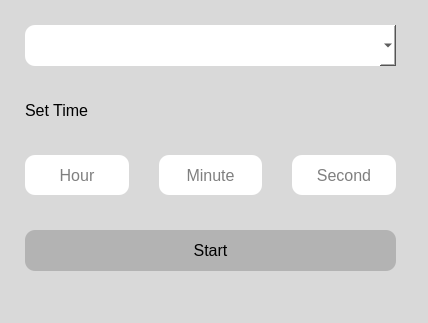
<?xml version="1.0" encoding="UTF-8"?>
<ui version="4.0">
 <class>MainWindow</class>
 <widget class="QMainWindow" name="MainWindow">
  <property name="geometry">
   <rect>
    <x>0</x>
    <y>0</y>
    <width>428</width>
    <height>323</height>
   </rect>
  </property>
  <property name="windowTitle">
   <string>MainWindow</string>
  </property>
  <property name="styleSheet">
   <string notr="true">background-color: rgb(217, 217, 217);</string>
  </property>
  <widget class="QWidget" name="centralwidget">
   <widget class="QWidget" name="layoutWidget">
    <property name="geometry">
     <rect>
      <x>10</x>
      <y>10</y>
      <width>401</width>
      <height>261</height>
     </rect>
    </property>
    <layout class="QVBoxLayout" name="verticalLayout" stretch="0,0,0,0">
     <property name="spacing">
      <number>35</number>
     </property>
     <property name="sizeConstraint">
      <enum>QLayout::SetDefaultConstraint</enum>
     </property>
     <property name="leftMargin">
      <number>15</number>
     </property>
     <property name="topMargin">
      <number>15</number>
     </property>
     <property name="rightMargin">
      <number>15</number>
     </property>
     <property name="bottomMargin">
      <number>0</number>
     </property>
     <item>
      <widget class="QComboBox" name="cbSelecter">
       <property name="sizePolicy">
        <sizepolicy hsizetype="Preferred" vsizetype="Expanding">
         <horstretch>0</horstretch>
         <verstretch>0</verstretch>
        </sizepolicy>
       </property>
       <property name="font">
        <font>
         <family>Arial</family>
         <pointsize>12</pointsize>
        </font>
       </property>
       <property name="autoFillBackground">
        <bool>false</bool>
       </property>
       <property name="styleSheet">
        <string notr="true">background-color: rgb(255, 255, 255);
border-radius: 10px;
</string>
       </property>
      </widget>
     </item>
     <item>
      <widget class="QLabel" name="lblSetTime">
       <property name="font">
        <font>
         <family>Arial</family>
         <pointsize>12</pointsize>
         <weight>50</weight>
         <bold>false</bold>
         <kerning>true</kerning>
        </font>
       </property>
       <property name="text">
        <string>Set Time</string>
       </property>
      </widget>
     </item>
     <item>
      <layout class="QHBoxLayout" name="horizontalLayout" stretch="0,0,0">
       <property name="spacing">
        <number>30</number>
       </property>
       <item>
        <widget class="QLineEdit" name="setHour">
         <property name="sizePolicy">
          <sizepolicy hsizetype="Expanding" vsizetype="Expanding">
           <horstretch>0</horstretch>
           <verstretch>0</verstretch>
          </sizepolicy>
         </property>
         <property name="font">
          <font>
           <family>Arial</family>
           <pointsize>12</pointsize>
          </font>
         </property>
         <property name="styleSheet">
          <string notr="true">background-color: rgb(255, 255, 255);
border-radius: 10px;</string>
         </property>
         <property name="alignment">
          <set>Qt::AlignCenter</set>
         </property>
         <property name="placeholderText">
          <string>Hour</string>
         </property>
         <property name="cursorMoveStyle">
          <enum>Qt::LogicalMoveStyle</enum>
         </property>
         <property name="clearButtonEnabled">
          <bool>false</bool>
         </property>
        </widget>
       </item>
       <item>
        <widget class="QLineEdit" name="setMinute">
         <property name="sizePolicy">
          <sizepolicy hsizetype="Expanding" vsizetype="Expanding">
           <horstretch>0</horstretch>
           <verstretch>0</verstretch>
          </sizepolicy>
         </property>
         <property name="font">
          <font>
           <family>Arial</family>
           <pointsize>12</pointsize>
          </font>
         </property>
         <property name="styleSheet">
          <string notr="true">background-color: rgb(255, 255, 255);
border-radius: 10px;</string>
         </property>
         <property name="alignment">
          <set>Qt::AlignCenter</set>
         </property>
         <property name="placeholderText">
          <string>Minute</string>
         </property>
        </widget>
       </item>
       <item>
        <widget class="QLineEdit" name="setSecond">
         <property name="sizePolicy">
          <sizepolicy hsizetype="Expanding" vsizetype="Expanding">
           <horstretch>0</horstretch>
           <verstretch>0</verstretch>
          </sizepolicy>
         </property>
         <property name="font">
          <font>
           <family>Arial</family>
           <pointsize>12</pointsize>
          </font>
         </property>
         <property name="styleSheet">
          <string notr="true">background-color: rgb(255, 255, 255);
border-radius: 10px;</string>
         </property>
         <property name="alignment">
          <set>Qt::AlignCenter</set>
         </property>
         <property name="placeholderText">
          <string>Second</string>
         </property>
        </widget>
       </item>
      </layout>
     </item>
     <item>
      <widget class="QPushButton" name="btnStart">
       <property name="sizePolicy">
        <sizepolicy hsizetype="Minimum" vsizetype="Expanding">
         <horstretch>0</horstretch>
         <verstretch>0</verstretch>
        </sizepolicy>
       </property>
       <property name="font">
        <font>
         <family>Arial</family>
         <pointsize>12</pointsize>
         <weight>50</weight>
         <bold>false</bold>
         <strikeout>false</strikeout>
        </font>
       </property>
       <property name="mouseTracking">
        <bool>false</bool>
       </property>
       <property name="focusPolicy">
        <enum>Qt::StrongFocus</enum>
       </property>
       <property name="layoutDirection">
        <enum>Qt::LeftToRight</enum>
       </property>
       <property name="autoFillBackground">
        <bool>false</bool>
       </property>
       <property name="styleSheet">
        <string notr="true">background-color: rgb(179, 179, 179);
border-radius: 10px;
</string>
       </property>
       <property name="text">
        <string>Start</string>
       </property>
      </widget>
     </item>
    </layout>
   </widget>
  </widget>
  <widget class="QMenuBar" name="menubar">
   <property name="geometry">
    <rect>
     <x>0</x>
     <y>0</y>
     <width>428</width>
     <height>25</height>
    </rect>
   </property>
  </widget>
  <widget class="QStatusBar" name="statusbar"/>
 </widget>
 <resources/>
 <connections/>
</ui>
